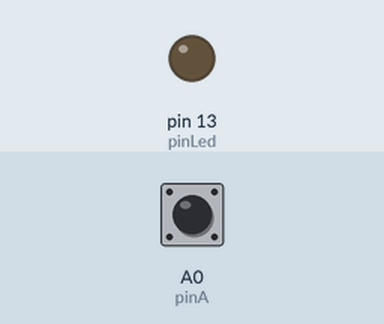
This sketch was run on a simulated Arduino Leonardo, built with avr-gcc and run on an emulated ATmega32U4. Shown: output pins drawn as LEDs (lit = HIGH). The inputs (shaded band) are chosen by the test bench; at power-on: A0 (pinA) HIGH. USB keyboard and mouse output is not drawn.

Above: at 1.2 s.
1.3 s: A0 (pinA) pulled LOW for 1 s
At 1.48 s:
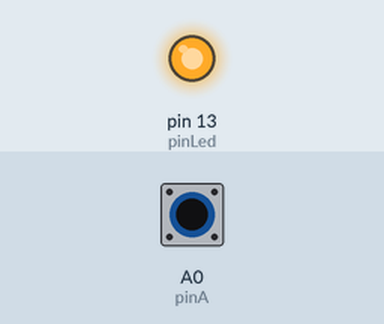
4.3 s: A0 (pinA) pulled LOW for 3.2 s
At 8.8 s:
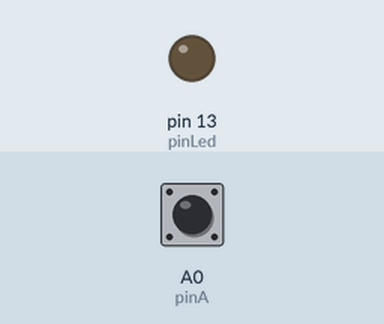
Timing chart, 0 to 10.3 s (numbered marks = the images above; inputs shaded):
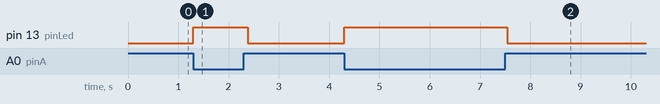

The sketch:

sketch.ino
```cpp
#include <HID-Project.h>

const int pinA = A0;
const int pinLed = LED_BUILTIN;
const uint16_t KEY_MSCTLR = 0x29F;

void setup() {
  pinMode(pinA, INPUT_PULLUP);
  pinMode(pinLed, OUTPUT);

  Consumer.begin();
}

void loop() {
  if (!digitalRead(pinA)) {
    digitalWrite(pinLed, HIGH);

    Consumer.press(KEY_MSCTLR);
    Consumer.releaseAll();

    // Simple debounce
    delay(120);
    digitalWrite(pinLed, LOW);
  }
}
```

Measured:
- after the input at 1.3 s, pin 13 (pinLed): LOW → HIGH at once, → LOW 1.1 s later
- after the input at 4.3 s, pin 13 (pinLed): LOW → HIGH at once, → LOW 3.2 s later
